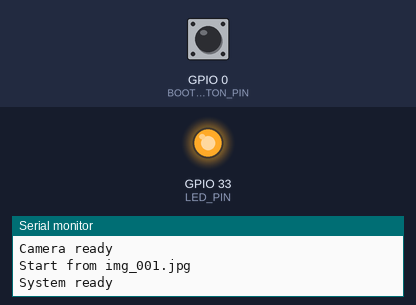
Bench run of a sketch on a simulated ESP32. Parts: output pins drawn as LEDs (lit = HIGH), the last lines printed to the serial monitor. The test bench sets the inputs (shaded band); at power-on: GPIO 0 (BOOT_BUTTON_PIN) HIGH. Storage starts empty; the camera gives no picture.

Above: at 2.9 s.
3.0 s: GPIO 0 (BOOT_BUTTON_PIN) pulled LOW for 0.15 s
At 3.19 s:
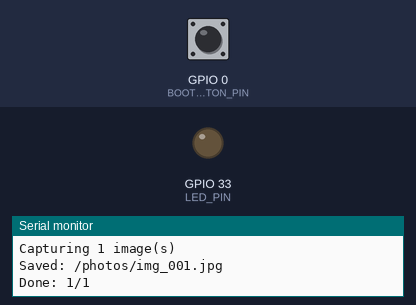
Timing chart, 0 to 6.0 s (numbered marks = the images above; inputs shaded):
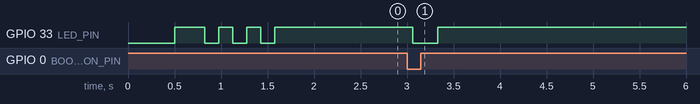

The sketch:

capture_to_sd.ino
```cpp
#include "esp_camera.h"
#include "FS.h"
#include "SD_MMC.h"
#include "soc/soc.h"
#include "soc/rtc_cntl_reg.h"

// ===== AI Thinker ESP32-CAM Pins =====
#define PWDN_GPIO_NUM     32
#define RESET_GPIO_NUM    -1
#define XCLK_GPIO_NUM      0
#define SIOD_GPIO_NUM     26
#define SIOC_GPIO_NUM     27
#define Y9_GPIO_NUM       35
#define Y8_GPIO_NUM       34
#define Y7_GPIO_NUM       39
#define Y6_GPIO_NUM       36
#define Y5_GPIO_NUM       21
#define Y4_GPIO_NUM       19
#define Y3_GPIO_NUM       18
#define Y2_GPIO_NUM        5
#define VSYNC_GPIO_NUM    25
#define HREF_GPIO_NUM     23
#define PCLK_GPIO_NUM     22

// ===== Settings =====
#define BOOT_BUTTON_PIN    0
#define LED_PIN            33
#define CAPTURE_COUNT      1
#define CAPTURE_DELAY_MS   500
#define FOLDER_NAME        "/photos"

int imageCount = 1;

// ===== Camera Init =====
bool initCamera() {
  camera_config_t config;
  config.ledc_channel = LEDC_CHANNEL_0;
  config.ledc_timer   = LEDC_TIMER_0;
  config.pin_d0 = Y2_GPIO_NUM;
  config.pin_d1 = Y3_GPIO_NUM;
  config.pin_d2 = Y4_GPIO_NUM;
  config.pin_d3 = Y5_GPIO_NUM;
  config.pin_d4 = Y6_GPIO_NUM;
  config.pin_d5 = Y7_GPIO_NUM;
  config.pin_d6 = Y8_GPIO_NUM;
  config.pin_d7 = Y9_GPIO_NUM;
  config.pin_xclk = XCLK_GPIO_NUM;
  config.pin_pclk = PCLK_GPIO_NUM;
  config.pin_vsync = VSYNC_GPIO_NUM;
  config.pin_href  = HREF_GPIO_NUM;
  config.pin_sscb_sda = SIOD_GPIO_NUM;
  config.pin_sscb_scl = SIOC_GPIO_NUM;
  config.pin_pwdn  = PWDN_GPIO_NUM;
  config.pin_reset = RESET_GPIO_NUM;
  config.xclk_freq_hz = 20000000;
  config.pixel_format = PIXFORMAT_JPEG;

  if (psramFound()) {
    config.frame_size   = FRAMESIZE_UXGA;
    config.jpeg_quality = 10;
    config.fb_count     = 2;
  } else {
    config.frame_size   = FRAMESIZE_SVGA;
    config.jpeg_quality = 12;
    config.fb_count     = 1;
  }

  esp_err_t err = esp_camera_init(&config);
  if (err != ESP_OK) {
    Serial.printf("Camera init failed: 0x%x\n", err);
    return false;
  }
  sensor_t* s = esp_camera_sensor_get();
  Serial.printf("Sensor PID  : 0x%02X\n", s->id.PID);
  Serial.printf("Sensor MID  : 0x%04X\n", (s->id.MIDH << 8) | s->id.MIDL);
  Serial.printf("Frame Size  : %d\n", s->status.framesize);
  Serial.printf("JPEG Quality: %d\n", s->status.quality);


  Serial.println("Camera ready");
  return true;
}

// ===== SD Init =====
bool initSD() {
  if (!SD_MMC.begin()) {
    Serial.println("SD init failed");
    return false;
  }

  if (SD_MMC.cardType() == CARD_NONE) {
    Serial.println("No SD card");
    return false;
  }

  if (!SD_MMC.exists(FOLDER_NAME)) {
    SD_MMC.mkdir(FOLDER_NAME);
  }

  while (true) {
    char path[40];
    sprintf(path, "%s/img_%03d.jpg", FOLDER_NAME, imageCount);
    if (!SD_MMC.exists(path)) break;
    imageCount++;
  }

  Serial.printf("Start from img_%03d.jpg\n", imageCount);
  return true;
}

// ===== Capture =====
bool captureAndSave() {
  digitalWrite(LED_PIN, LOW);

  camera_fb_t* fb = esp_camera_fb_get();
  if (!fb) {
    Serial.println("Capture failed");
    digitalWrite(LED_PIN, HIGH);
    return false;
  }

  char filepath[40];
  sprintf(filepath, "%s/img_%03d.jpg", FOLDER_NAME, imageCount);

  File file = SD_MMC.open(filepath, FILE_WRITE);
  if (!file) {
    Serial.println("File open failed");
    esp_camera_fb_return(fb);
    digitalWrite(LED_PIN, HIGH);
    return false;
  }

  file.write(fb->buf, fb->len);
  file.close();
  esp_camera_fb_return(fb);

  Serial.printf("Saved: %s\n", filepath);
  imageCount++;

  digitalWrite(LED_PIN, HIGH);
  return true;
}

void blinkLED(int times, int delayMs = 100) {
  for (int i = 0; i < times; i++) {
    digitalWrite(LED_PIN, LOW);
    delay(delayMs);
    digitalWrite(LED_PIN, HIGH);
    delay(delayMs);
  }
}

// ===== Setup =====
void setup() {
  WRITE_PERI_REG(RTC_CNTL_BROWN_OUT_REG, 0);
  Serial.begin(115200);
  delay(500);

  pinMode(BOOT_BUTTON_PIN, INPUT_PULLUP);
  pinMode(LED_PIN, OUTPUT);
  digitalWrite(LED_PIN, HIGH);

  bool camOK = initCamera();
  bool sdOK  = initSD();

  if (camOK && sdOK) {
    Serial.println("System ready");
    blinkLED(3, 150);
  } else {
    Serial.println("System error");
    blinkLED(10, 50);
    while (true) delay(1000);
  }
}

// ===== Loop =====
bool lastButtonState = HIGH;

void loop() {
  bool currentButton = digitalRead(BOOT_BUTTON_PIN);

  if (lastButtonState == HIGH && currentButton == LOW) {
    delay(50);

    if (digitalRead(BOOT_BUTTON_PIN) == LOW) {
      Serial.printf("Capturing %d image(s)\n", CAPTURE_COUNT);

      int successCount = 0;

      for (int i = 0; i < CAPTURE_COUNT; i++) {
        if (captureAndSave()) {
          successCount++;
        }

        if (i < CAPTURE_COUNT - 1) {
          delay(CAPTURE_DELAY_MS);
        }
      }

      Serial.printf("Done: %d/%d\n", successCount, CAPTURE_COUNT);

      blinkLED(successCount, 200);

      while (digitalRead(BOOT_BUTTON_PIN) == LOW) delay(10);
    }
  }

  lastButtonState = currentButton;
  delay(10);
}
```

Measured:
- after the input at 3.0 s, GPIO 33 (LED_PIN): HIGH → LOW after 0.06 s, → HIGH 0.27 s later
